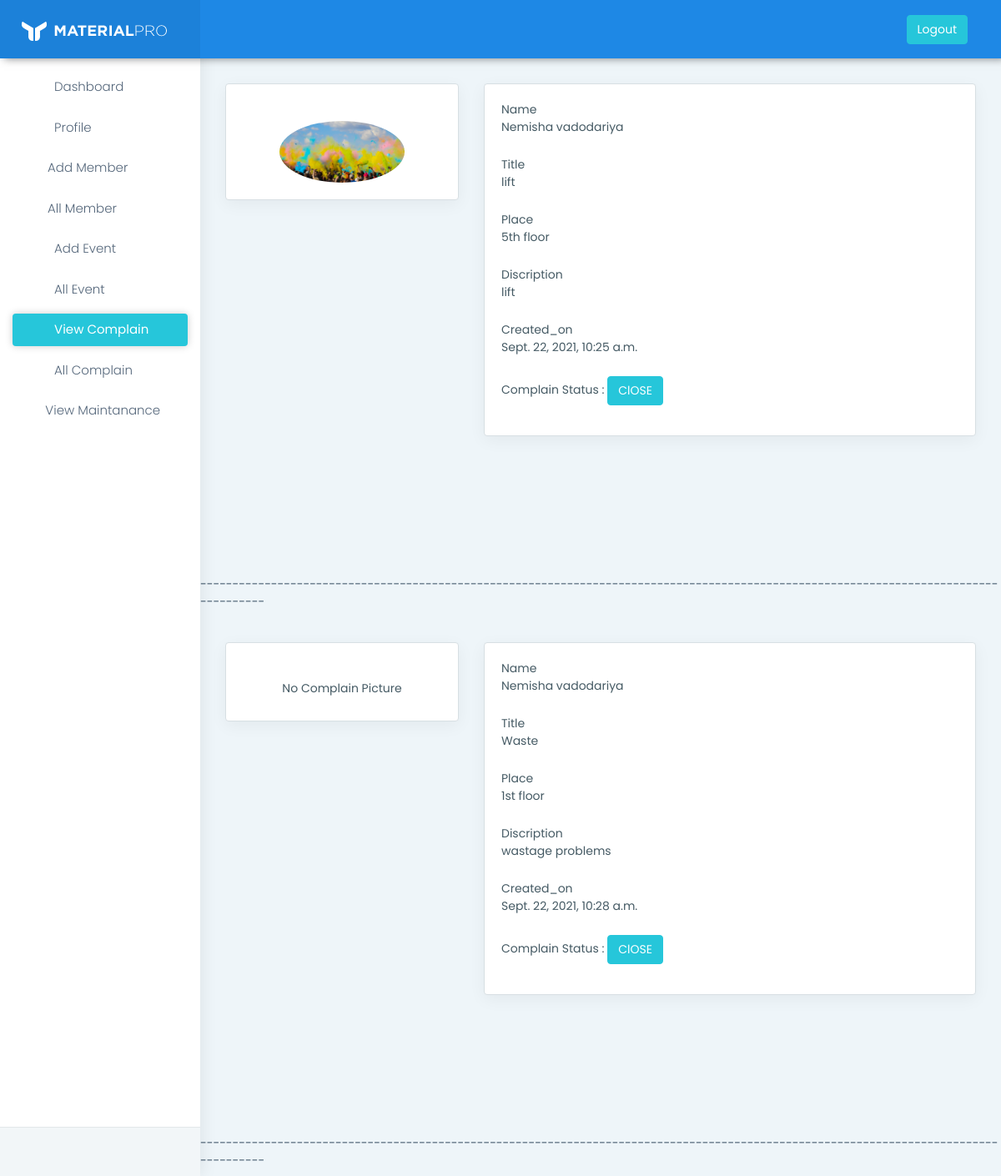
Screenshot of /sec/view-complain/ with the database file from the repository.
### flatholder/models.py (models this page shows, shortened)
class Complain(models.Model):
    uid=models.ForeignKey(Userf,on_delete=models.CASCADE)
    title=models.CharField(max_length=100)
    place=models.CharField(max_length=50)
    dis=models.TextField()
    creted_on=models.DateTimeField(auto_now_add=True)
    cpic=models.FileField(upload_to='Complain',blank=True,null=True)
    status=models.CharField(default='OPEN',max_length=50)

class Userf(models.Model):
    fname = models.CharField(max_length=200)
    lname = models.CharField(max_length=100)
    email = models.EmailField()
    mobile = models.CharField(max_length=100)
    address = models.TextField()
    password = models.CharField(max_length=100)
    birth = models.DateField()
    occupation = models.CharField(max_length=100,default='')
    pic = models.FileField(upload_to='holderpic/',blank=True,null=True)
    role = models.CharField(default='user',max_length=50)

### myapp/views.py (the view)
# urls.py: path('view-complain/',views.view_complain,name='view-complain'),
def view_complain(request):
	complains=models.Complain.objects.all()
	return render(request,'view-complain.html',{'complains':complains})

### myapp/templates/view-complain.html (shortened to what this page needs)
{% extends 'header.html' %}
{% load static %}
{% block content %}
<!DOCTYPE html>
<html dir="ltr" lang="en">
            {% for complain in complains %}
            {% if complain.status == 'OPEN' %}
            <div class="container-fluid">
                <div class="row">
                    <div class="col-lg-4 col-xlg-3 col-md-5">
                        <div class="card">
                            {% if complain.cpic %}
                            <div class="card-body profile-card">
                                <center class="mt-4"> <img src="{{complain.cpic.url}}"
                                        class="rounded-circle" width="150" />
                                </center>
                            </div>
                            {% else %}
                            <div class="card-body profile-card">
                                <center class="mt-4">
                                    <label>No Complain Picture</label>
                                </center>
                            </div>
                            {% endif %}
                        </div>
                    </div>
                    <div class="col-lg-8 col-xlg-9 col-md-7">
                        <div class="card">
                            <div class="card-body">
                                    <div class="form-group">
                                        <label class="col-md-12 mb-0">Name</label>
                                        <div class="col-md-12">
                                            <label>{{complain.uid.fname}}   {{complain.uid.lname}}</label>
                                        </div>
                                    </div>
                                    <div class="form-group">
                                        <label class="col-md-12 mb-0">Title</label>
                                        <div class="col-md-12">
                                            <label>{{complain.title}}</label>
                                        </div>
                                    </div>
                                    <div class="form-group">
                                        <label class="col-md-12 mb-0">Place</label>
                                        <div class="col-md-12">
                                            <label>{{complain.place}}</label>
                                        </div>
                                    </div>
                                    <div class="form-group">
                                        <label class="col-md-12 mb-0">Discription</label>
                                        <div class="col-md-12">
                                            <label>{{complain.dis}}</label>
                                        </div>
                                    </div>
                                    <div class="form-group">
                                        <label class="col-md-12 mb-0">Created_on</label>
                                        <div class="col-md-12">
                                            <label>{{complain.creted_on}}</label>
                                        </div>
                                    </div>
                                    {% if complain.status == 'OPEN' %}
                                    <div class="form-group">
                                        <label >Complain Status :</label>
                                        <a href="{% url 'complain-status' complain.id %}">
                                            <button class="btn btn-success mx-auto mx-md-0 text-white">
                                                ClOSE
                                            </button></a>
                                    </div>
                                    {% endif %}
                            </div>
                        </div>
                    </div>
                </div>
            </div>
            <label>--------------------------------------------------------------------------------------------------------------------------------------</label>
            {% endif %}
            {% endfor %}
        </div>
    </div>
{% endblock %}

### rows the page displays
Complain: cpic (picture), uid.fname "Nemisha", uid.lname "vadodariya", title "lift", place "5th floor", dis "lift", creted_on "Sept. 22, 2021, 10:25 a.m.", shows "Complain Status :", status "ClOSE"
Complain: cpic "No Complain Picture", uid.fname "Nemisha", uid.lname "vadodariya", title "Waste", place "1st floor", dis "wastage problems", creted_on "Sept. 22, 2021, 10:28 a.m.", shows "Complain Status :", status "ClOSE"
